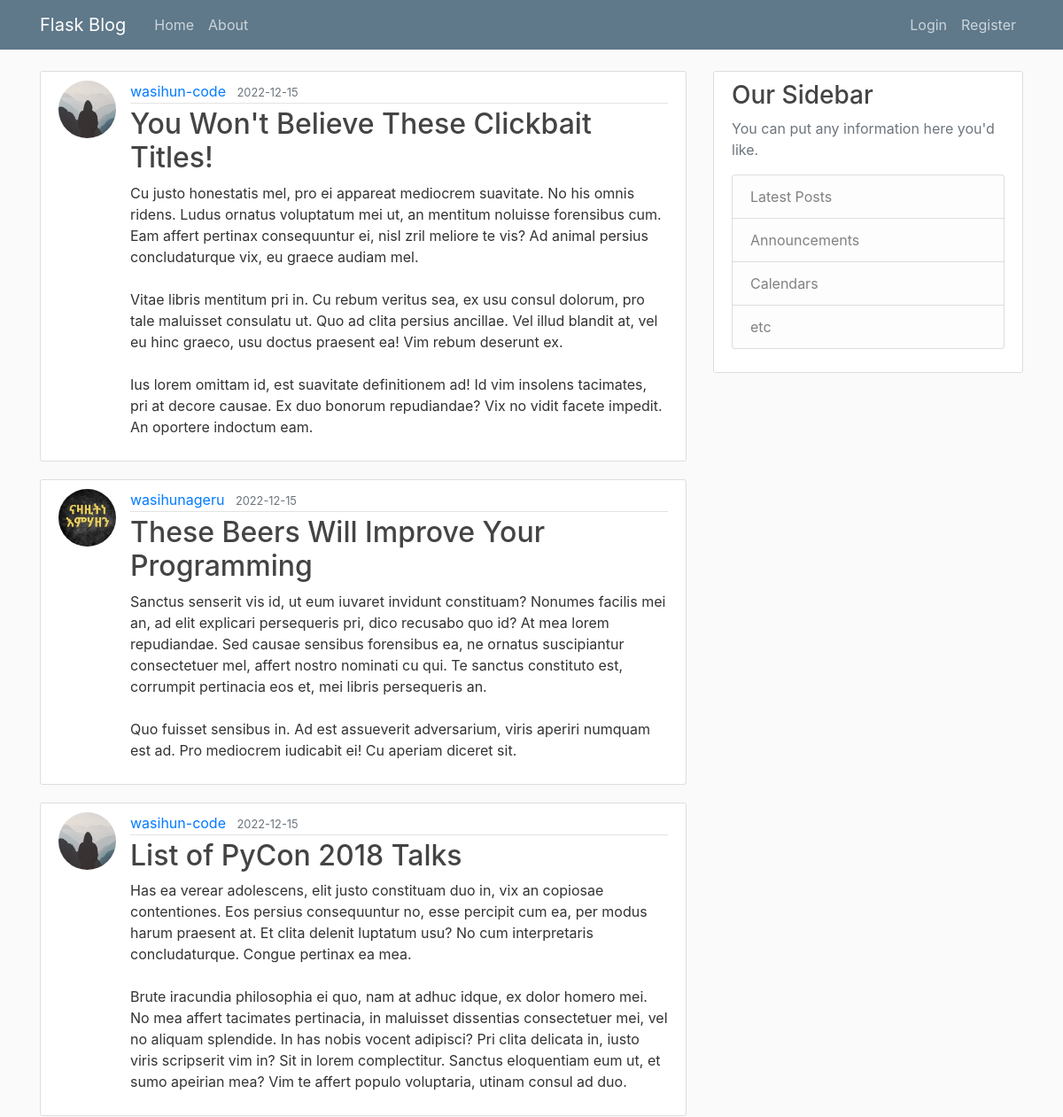
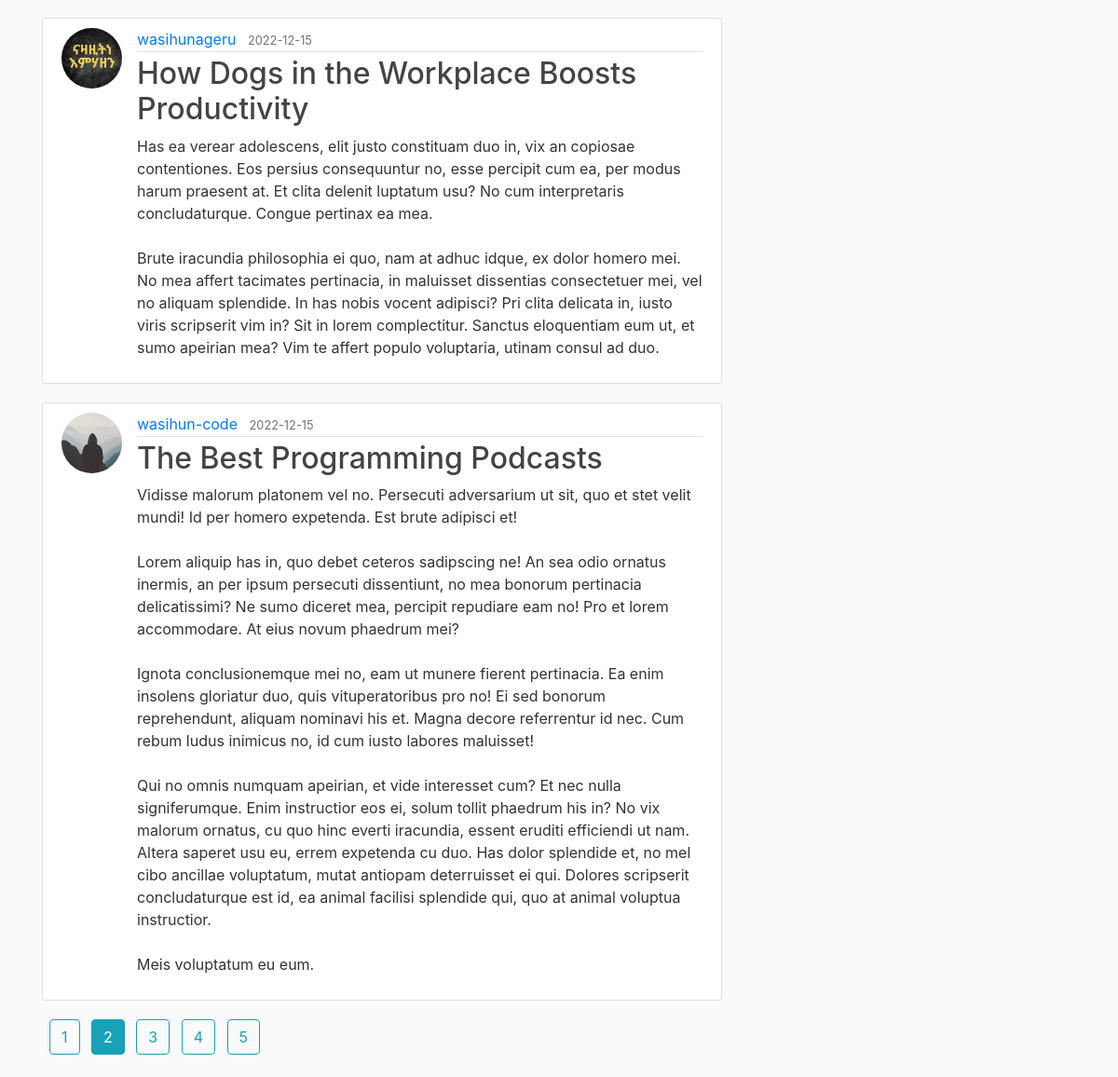
The app's page /index?page=2 with its own data (2 pictures, top to bottom).
### flaskblog/models.py (models this page shows, shortened)
class Post(db.Model):
    id = db.Column(db.Integer, primary_key=True)
    title = db.Column(db.String(100), nullable=False, unique=True)
    date_posted = db.Column(db.DateTime, nullable=False, default=datetime.utcnow())
    content = db.Column(db.Text, nullable=False)
    user_id = db.Column(db.Integer, db.ForeignKey("user.id"), nullable=False)

class User(db.Model, UserMixin):
    id = db.Column(db.Integer, primary_key=True)
    username = db.Column(db.String(20), unique=True, nullable=False)
    email = db.Column(db.String(120), unique=True, nullable=False)
    password = db.Column(db.String(60), nullable=False)
    image = db.Column(
        db.String(20),
        nullable=False,
        default="default.jpg",
    )
    posts = db.relationship("Post", backref="author", lazy=True)

### flaskblog/main/routes.py (the view)
@main.route("/")
@main.route("/index")
def index() -> str:
    page = request.args.get("page", 1, type=int)
    posts = Post.query.order_by(Post.date_posted.desc()).paginate(per_page=5, page=page)
    return render_template("main/index.html", posts=posts)

### flaskblog/templates/main/index.html (shortened to what this page needs)
{% extends 'layout.html' %}
{% block content %}
    {% for post in posts %}
        <article class="media content-section">
            <img class="rounded-circle article-img"
                src="{{url_for('static', filename='profile_pictures/'+post.author.image)}}" />
                <div class="media-body">
                    <div class="article-metadata">
                        <a class="mr-2" href="{{url_for('users.user_posts', username=post.author.username)}}">{{ post.author.username }}</a>
                        <small class="text-muted">{{ post.date_posted.strftime('%Y-%m-%d') }}</small>
                    </div>
                    <h2><a class="article-title" href=" {{ url_for('posts.post', post_id=post.id) }} ">
                        {{ post.title }}</a></h2>
                    <p class="article-content">{{ post.content }}</p>
                </div>
        </article>
    {% endfor %}
    {% for page_num in posts.iter_pages(left_edge=1, right_edge=1, left_current=1, right_current=2) %}
        {% if page_num %}
            {% if posts.page == page_num %}
                <a class="btn btn-info ml-2 mb-4" href={{ url_for('main.index', page=page_num)}}> {{ page_num }} </a>
            {% else %}
                <a class="btn btn-outline-info ml-2 mb-4" href={{ url_for('main.index', page=page_num )}}> {{ page_num }} </a>
            {% endif %}
        {% else %}
            <span class="ml-2"> ... </span>
        {% endif %}
    {% endfor %}
{% endblock content %}

### flaskblog/static/styles.css (style rules this page uses)
body { background: #fafafa; color: #333333; margin-top: 5rem; }
h1, h2, h3, h4, h5, h6 { color: #444444; }
.content-section { background: #ffffff; padding: 10px 20px; border: 1px solid #dddddd; border-radius: 3px; margin-bottom: 20px; }
.article-title { color: #444444; }
.article-content { white-space: pre-line; }
.article-img { height: 65px; width: 65px; margin-right: 16px; }
.article-metadata { padding-bottom: 1px; margin-bottom: 4px; border-bottom: 1px solid #e3e3e3 }

### records on screen
Post: image (placeholder picture), author.username "wasihun-code", date_posted "2022-12-15", title "You Won't Believe These Clickbait Titles!", content "Cu justo honestatis mel, pro ei appareat mediocrem suavitate. No his omnis ridens. Ludus ornatus voluptatum mei ut, an mentitum noluisse forensibus cum. Eam affert pertinax consequuntur ei, nisl zril meliore te vis? Ad animal persius concludaturque vix, eu graece audiam mel. Vitae libris mentitum pri in. Cu rebum veritus sea, ex usu consul dolorum, pro tale maluisset consulatu ut. Quo ad clita persius ancillae. Vel illud blandit at, vel eu hinc graeco, usu doctus praesent ea! Vim rebum deserunt ex. Ius lorem omittam id, est suavitate definitionem ad! Id vim insolens tacimates, pri at decore causae. Ex duo bonorum repudiandae? Vix no vidit facete impedit. An oportere indoctum eam."
Post: image (picture), author.username "wasihunageru", date_posted "2022-12-15", title "These Beers Will Improve Your Programming", content "Sanctus senserit vis id, ut eum iuvaret invidunt constituam? Nonumes facilis mei an, ad elit explicari persequeris pri, dico recusabo quo id? At mea lorem repudiandae. Sed causae sensibus forensibus ea, ne ornatus suscipiantur consectetuer mel, affert nostro nominati cu qui. Te sanctus constituto est, corrumpit pertinacia eos et, mei libris persequeris an. Quo fuisset sensibus in. Ad est assueverit adversarium, viris aperiri numquam est ad. Pro mediocrem iudicabit ei! Cu aperiam diceret sit."
Post: image (placeholder picture), author.username "wasihun-code", date_posted "2022-12-15", title "List of PyCon 2018 Talks", content "Has ea verear adolescens, elit justo constituam duo in, vix an copiosae contentiones. Eos persius consequuntur no, esse percipit cum ea, per modus harum praesent at. Et clita delenit luptatum usu? No cum interpretaris concludaturque. Congue pertinax ea mea. Brute iracundia philosophia ei quo, nam at adhuc idque, ex dolor homero mei. No mea affert tacimates pertinacia, in maluisset dissentias consectetuer mei, vel no aliquam splendide. In has nobis vocent adipisci? Pri clita delicata in, iusto viris scripserit vim in? Sit in lorem complectitur. Sanctus eloquentiam eum ut, et sumo apeirian mea? Vim te affert populo voluptaria, utinam consul ad duo."
Post: image (picture), author.username "wasihunageru", date_posted "2022-12-15", title "How Dogs in the Workplace Boosts Productivity", content "Has ea verear adolescens, elit justo constituam duo in, vix an copiosae contentiones. Eos persius consequuntur no, esse percipit cum ea, per modus harum praesent at. Et clita delenit luptatum usu? No cum interpretaris concludaturque. Congue pertinax ea mea. Brute iracundia philosophia ei quo, nam at adhuc idque, ex dolor homero mei. No mea affert tacimates pertinacia, in maluisset dissentias consectetuer mei, vel no aliquam splendide. In has nobis vocent adipisci? Pri clita delicata in, iusto viris scripserit vim in? Sit in lorem complectitur. Sanctus eloquentiam eum ut, et sumo apeirian mea? Vim te affert populo voluptaria, utinam consul ad duo."
Post: image (placeholder picture), author.username "wasihun-code", date_posted "2022-12-15", title "The Best Programming Podcasts", content "Vidisse malorum platonem vel no. Persecuti adversarium ut sit, quo et stet velit mundi! Id per homero expetenda. Est brute adipisci et! Lorem aliquip has in, quo debet ceteros sadipscing ne! An sea odio ornatus inermis, an per ipsum persecuti dissentiunt, no mea bonorum pertinacia delicatissimi? Ne sumo diceret mea, percipit repudiare eam no! Pro et lorem accommodare. At eius novum phaedrum mei? Ignota conclusionemque mei no, eam ut munere fierent pertinacia. Ea enim insolens gloriatur duo, quis vituperatoribus pro no! Ei sed bonorum reprehendunt, aliquam nominavi his et. Magna decore referrentur id nec. Cum rebum ludus inimicus no, id cum iusto labores maluisset! Qui no omnis numquam…"

### other values on screen
{{ page_num }} "1" "3" "4" "5"
{{ page_num }} "2"
